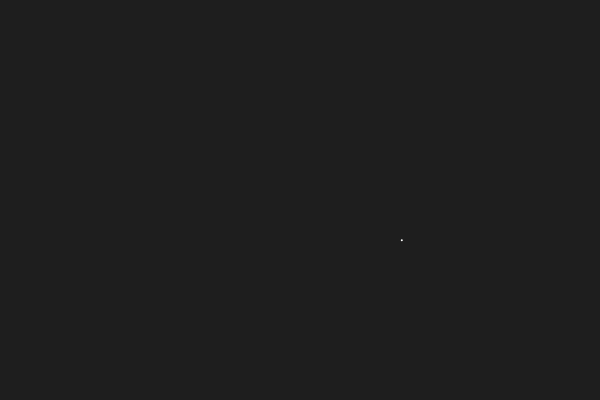
Frame 1 (no input)
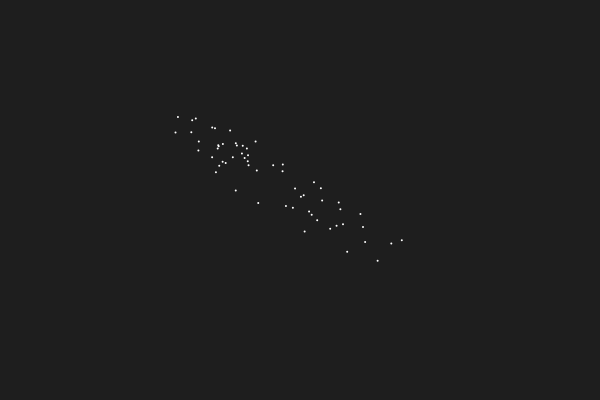
Frame 60 (no input)
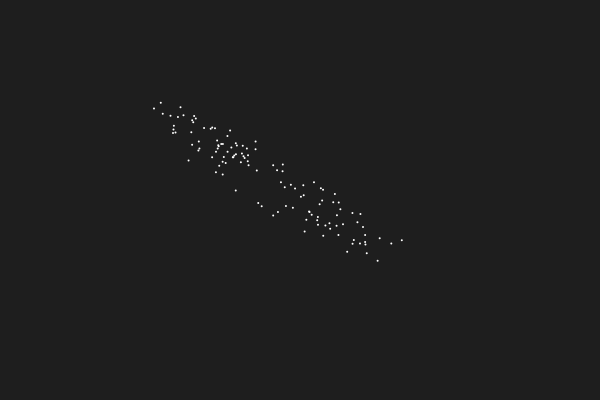
Frame 120 (the mouse pressed at the canvas centre since frame 60)

The p5.js sketch that drew these frames (run headless with seeded random() and noise() and a simulated clock; from frame 60 on, the mouse is pressed at the canvas centre):

// p5.js sketch
// ── sketch.js
class Walker {
    constructor() {
        this.tx = 0;
        this.ty = 0.1;
    }

    step() {
        this.x = noise(this.tx) * width;
        this.y = noise(this.ty) * height;

        // This indicates the size of the jump
        this.tx += 0.1;
        this.ty += 0.1;
    }

    draw() {
        stroke(255);
        strokeWeight(2);
        point(this.x, this.y);
    }
}

let walker;

function setup() {
    // Runs once
    createCanvas(600, 400); // width, height
    walker = new Walker();

    background(30);
}

function draw() {
    walker.step();
    walker.draw();
}
